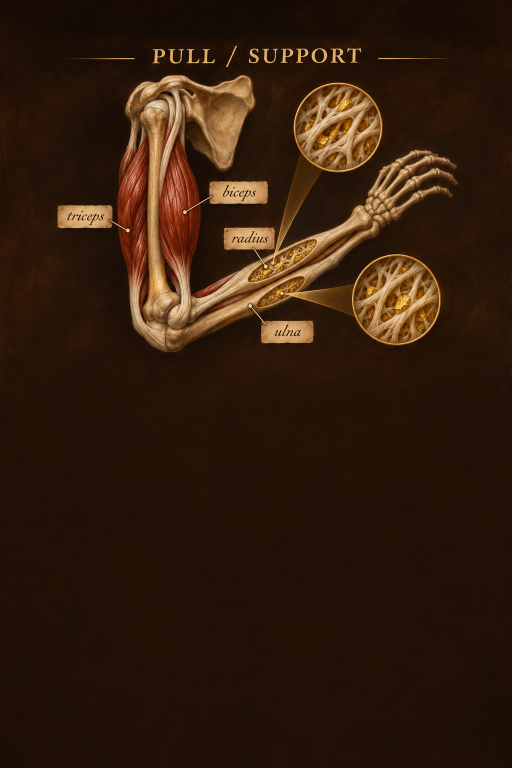
#> input picture projects/anatomy/art-study/farout-macabre/sources/arm-complete.png, 1024 x 1536 px (shown at 1/2 size); the run also reads 1 picture not shown here
$ python produce.py
#> lines starting #> are read from the running program, lines starting #| are printed output that depends on the picture; after the words box and inside, x2 and y2 are one past the last pixel; in counts of white or black regions, pixels touching at a corner belong together
"""Mechanical extraction/registration of selected built-in imagegen artwork.
Run from repository root: uv run --with pillow python projects/anatomy/art-study/farout-macabre/produce.py
No anatomy is drawn by this script. Bounds below were inspected against each atlas.
"""
from pathlib import Path
from PIL import Image,ImageDraw,ImageFilter,ImageEnhance,ImageChops,ImageOps
import json
D=Path(__file__).parent; A=D/'assets';S=D/'sources'; A.mkdir(exist_ok=True)
W,H=1560,3376

# [11 lines left out: function extend, not called in this run]
# Every live surface is blank. This inspected strip has no diagram or text.
ground=Image.open(S/'arm-complete.png').crop((0,900,1024,1536))
blank=Image.new('RGB',(W,H))
#> blank: PIL image 1560x3376 RGB; every value is 0
strip=ground.resize((W,969),Image.Resampling.LANCZOS)
for y in range(0,H,969):blank.paste(ImageOps.flip(strip) if (y//969)%2 else strip,(0,y))
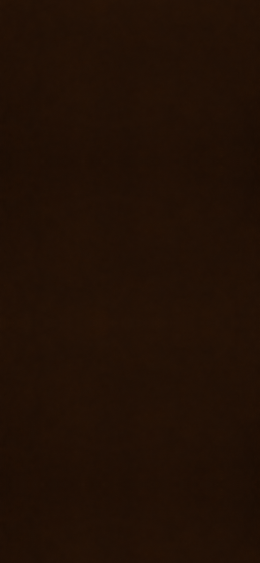
#> blank: PIL image 1560x3376 RGB (shown at 1/6 size); mean R, G, B 33.2, 16.3, 5.6
for name in ['cell','arm','hearing','digestion']:
    blank.save(A/(name+'-background.jpg'),quality=94)
Image.new('RGB',(W,H),'#f5f2e9').save(A/'unillustrated-background.png')
Image.new('RGBA',(400,400)).save(A/'unillustrated-overlay.png')

# Each atlas has independently inspected row boundaries; do not assume equal rows.
rows={'cell':[0,320,635,935,1254],'hearing':[0,315,625,945,1254],'digestion':[0,315,630,935,1254]}
cols={'cell':[0,420,845,1254],'hearing':[0,415,830,1254],'digestion':[0,414,836,1254]}
names={
'cell':['lipids','water','dna','nuclear-envelope','nucleus','cell','muscle-cells','mineral','spare-lipids','pore','tendon','spare-nucleus'],
'hearing':['outer-ear','eardrum','ear-drum','ossicles','conducting-ear','cochlea','hair-cells','sensing-ear','receiving-ear','hearing-pathway','inner-pathway','ears'],
'digestion':['starch','saliva','short-starch','enzymes','glucose','protein-food','amino-acids','fat','bile','fat-droplets','fat-products','spare-enzyme']}
manifest={}
for atlas in names:
    im=Image.open(S/(atlas+'-atlas.png')).convert('RGBA')
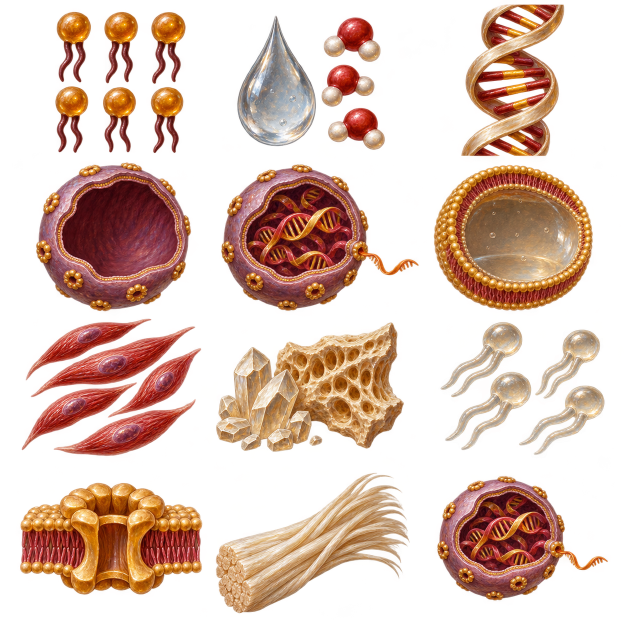
#> input picture projects/anatomy/art-study/farout-macabre/sources/cell-atlas.png, 1254 x 1254 px (shown at 1/2 size)
#> im is the input picture: PIL image 1254x1254 RGBA; mean R, G, B, A 94.8, 58.4, 40.6, 100.2
    for idx,name in enumerate(names[atlas]):
        if name.startswith('spare') or name in ['pore','tendon']:continue
        r,c=divmod(idx,3);box=(cols[atlas][c],rows[atlas][r],cols[atlas][c+1],rows[atlas][r+1])
        part=im.crop(box)
        # Ignore nearly invisible alpha dust when choosing tight bounds. Preserve real alpha edges.
        bbox=part.getchannel('A').point(lambda x:255 if x>40 else 0).getbbox();part=part.crop(bbox)
        maxside=460 if name in ['cell','ears','receiving-ear','inner-pathway'] else 340
        part.thumbnail((maxside,maxside),Image.Resampling.LANCZOS)
        # fixed 480 square cell extent registers the fitted nucleus; other exports crop to geometry.
        size=(480,480) if name=='cell' else (part.width+16,part.height+16)
        out=Image.new('RGBA',size);out.alpha_composite(part,((size[0]-part.width)//2,(size[1]-part.height)//2));out.save(A/(name+'.png'))
        manifest[name]={'atlas':atlas+'-atlas.png','cell_bounds':box,'alpha_bounds':bbox,'export_size':size}
#> this loop made 12 passes
#> bbox on passes 1 to 8: (110, 23, 371, 306), (54, 31, 350, 300), (77, 9, 284, 313), (72, 5, 382, 303), (22, 8, 418, 302), (22, 10, 341, 302), (43, 2, 403, 277), (12, 9, 388, 269)
#> pass 1, `out = Image.new('RGBA', size)`:
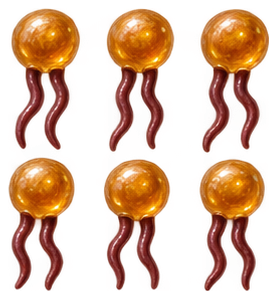
#> saved as lipids.png: PIL image 277x299 RGBA; mean R, G, B, A 103.2, 43.2, 16.5, 93.9; transparent parts drawn white
#> after the loop:
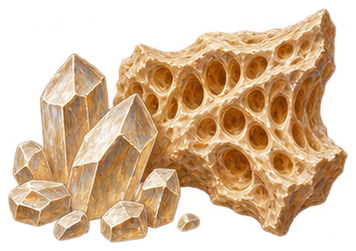
#> out: PIL image 356x251 RGBA; mean R, G, B, A 139.6, 107.2, 68.7, 150.7; transparent parts drawn white
#> after the loop:
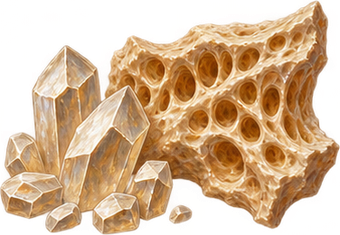
#> part: PIL image 340x235 RGBA; mean R, G, B, A 156.1, 119.9, 76.8, 168.5; transparent parts drawn white
#> after the loop, manifest = 8 items
#> pass 2 of the loop `for atlas in names:`:
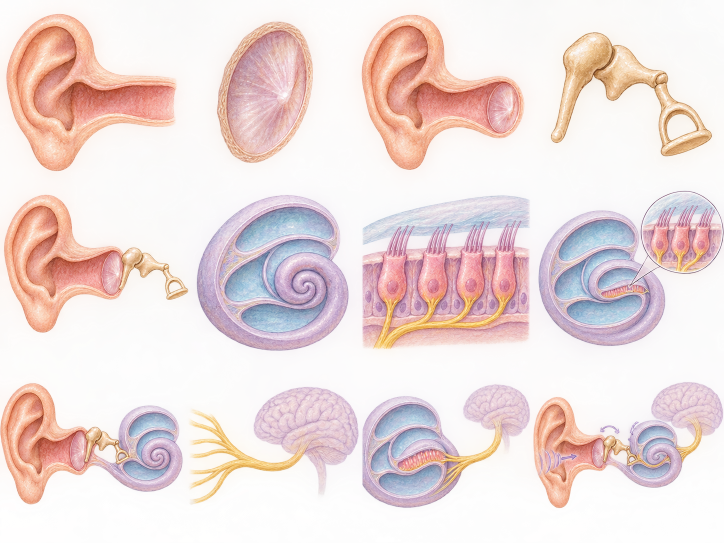
#> input picture projects/anatomy-study/art-study/farout-cozy/sources/hearing-atlas.png, 1448 x 1086 px, found by its file name (shown at 1/2 size)
#> im is the input picture: PIL image 1448x1086 RGBA; mean R, G, B, A 218.9, 195.1, 190.8, 125.1
#> the loop `for idx,name in enumerate(names[atlas]):` made 12 passes
#> bbox on passes 1 to 4: (0, 0, 415, 315), (0, 0, 415, 315), (0, 0, 424, 315), (0, 0, 415, 310)
#> after the loop `for idx,name in enumerate(names[atlas]):`:
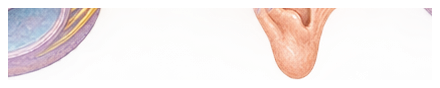
#> out: PIL image 440x88 RGBA; mean R, G, B, A 153.7, 134.1, 127.4, 56.7; transparent parts drawn white
#> after the loop `for idx,name in enumerate(names[atlas]):`:
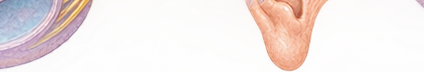
#> part: PIL image 424x72 RGBA; mean R, G, B, A 194.9, 170.1, 161.6, 71.9; transparent parts drawn white
#> after the loop `for idx,name in enumerate(names[atlas]):`: manifest = 20 items
#> pass 3 of the loop `for atlas in names:`:
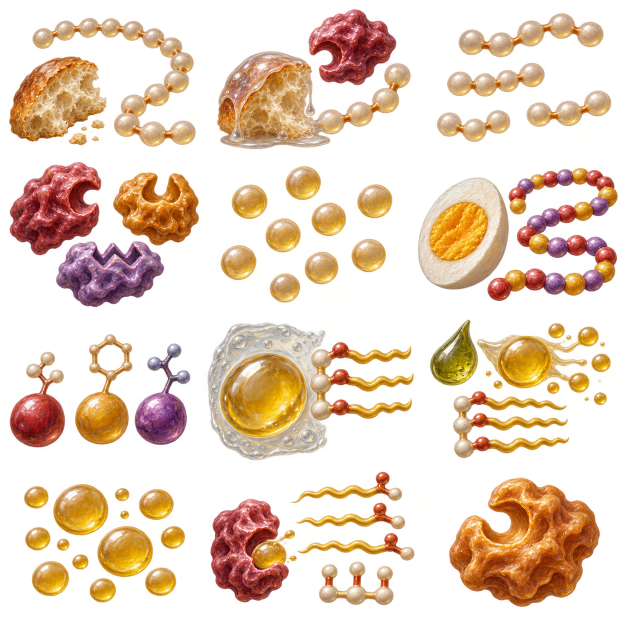
#> input picture projects/anatomy/art-study/farout-macabre/sources/digestion-atlas.png, 1254 x 1254 px (shown at 1/2 size)
#> im is the input picture: PIL image 1254x1254 RGBA; mean R, G, B, A 133.6, 97.2, 47, 90.5
#> the loop `for idx,name in enumerate(names[atlas]):` made 12 passes
#> bbox on passes 1 to 4: (18, 35, 392, 294), (20, 18, 408, 299), (37, 26, 387, 284), (19, 9, 398, 300)
#> pass 1, `out = Image.new('RGBA', size)`:
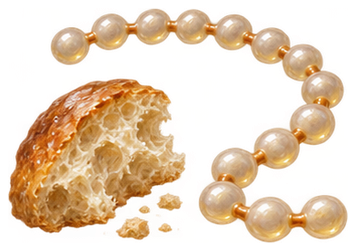
#> saved as starch.png: PIL image 356x251 RGBA; mean R, G, B, A 148.7, 118.3, 70.8, 108.2; transparent parts drawn white
#> after the loop `for idx,name in enumerate(names[atlas]):`:
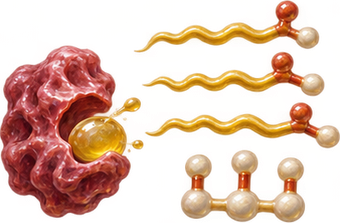
#> part: PIL image 340x223 RGBA; mean R, G, B, A 151, 105.7, 41.2, 99.6; transparent parts drawn white
#> after the loop `for idx,name in enumerate(names[atlas]):`: manifest = 31 items
# Nucleus fits entirely inside the empty cell fluid, on the same 480 square extent.
n=Image.open(A/'nucleus.png');n.thumbnail((220,220),Image.Resampling.LANCZOS)
ov=Image.new('RGBA',(480,480));ov.alpha_composite(n,((480-n.width)//2,(480-n.height)//2));ov.save(A/'cell-nucleus-overlay.png')
Image.new('RGBA',(480,480)).save(A/'cell-unused-overlay.png')
icon=Image.open(A/'nucleus.png');icon.thumbnail((224,224),Image.Resampling.LANCZOS)
heading=Image.new('RGBA',(256,256),'#25160b');heading.alpha_composite(icon,((256-icon.width)//2,(256-icon.height)//2));heading.convert('RGB').save(A/'identity.png')

# One complete arm master. All four fitting masks are registered in that exact master.
arm=Image.open(S/'arm-complete.png').convert('RGB');base=arm.copy()
#> further down, arm is the input picture: PIL image 1024x1536 RGB; mean R, G, B 50.4, 29, 13.2
polygons={
'biceps':[(342,264),(361,301),(384,356),(398,405),(397,462),(387,508),(374,550),(363,579),(349,540),(332,513),(322,475),(318,426),(320,378),(329,321)],
'triceps':[(284,266),(276,294),(252,326),(239,367),(231,409),(235,458),(245,502),(256,541),(267,570),(277,535),(286,483),(293,430),(294,374),(291,323)]}
masks={}
for name,points in polygons.items():
    mask=Image.new('L',arm.size);ImageDraw.Draw(mask).polygon(points,fill=255);mask=mask.filter(ImageFilter.GaussianBlur(1));masks[name]=mask
    # Erase only the detachable flesh. Nearby tendons, origins and insertions remain in base.
    blank=arm.crop((0,900,1024,1536)).resize(arm.size,Image.Resampling.LANCZOS)
    base.paste(blank,(0,0),mask)
#> after the loop, masks = 2 items
for name,ellipse,poly in [
 ('radius-mineral',(595,173,762,338),[(501,548),(524,518),(565,496),(621,482),(628,492),(603,519),(552,550),(514,561)]),
 ('ulna-mineral',(712,518,874,683),[(522,594),(546,574),(582,558),(605,555),(607,566),(580,589),(545,610),(522,613)])]:
    mask=Image.new('L',arm.size);dr=ImageDraw.Draw(mask);dr.ellipse(ellipse,fill=255);dr.polygon(poly,fill=255);mask=mask.filter(ImageFilter.GaussianBlur(1));masks[name]=mask
    # Unmineralized collagen matrix retains texture but loses the luminous mineral coloration.
    matrix=ImageEnhance.Color(arm).enhance(.1);matrix=ImageEnhance.Brightness(matrix).enhance(.62);base.paste(matrix,(0,0),mask)
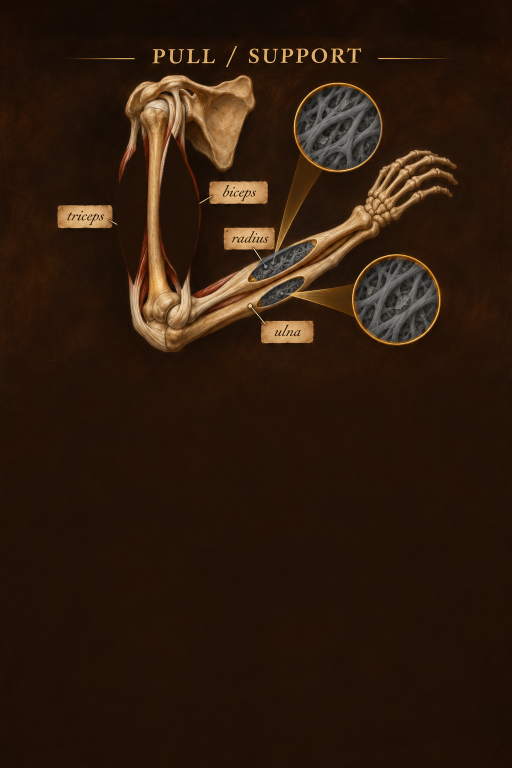
#> base: PIL image 1024x1536 RGB (shown at 1/2 size); mean R, G, B 46.2, 27.1, 13.2
#> after the loop, masks = 4 items
# The old master is now an interactive specimen, never background anatomy.
# Two complementary alpha masks preserve ONE arm while making both receivers
# visibly anatomical. Each includes its tendon/bone and its located detail.
outline=Image.new('L',arm.size);dr=ImageDraw.Draw(outline)
dr.polygon([(252,170),(354,146),(445,168),(501,149),(515,206),(494,269),(477,341),(416,354),(403,490),(423,558),(481,535),(578,478),(650,432),(707,373),(734,328),(807,297),(848,298),(898,337),(916,382),(880,400),(835,397),(788,418),(746,463),(686,507),(641,548),(632,580),(579,614),(515,650),(418,691),(328,710),(286,695),(258,662),(238,591),(221,485),(227,362),(242,284)],fill=255)
dr.polygon([(700,370),(734,315),(796,286),(864,290),(936,336),(936,417),(884,447),(799,450),(739,481)],fill=255)
for box in [(587,165,766,345),(703,509,880,691)]:dr.ellipse(box,fill=255)
for poly in [[(588,288),(545,510),(672,340)],[(560,580),(715,565),(738,655)]]:dr.polygon(poly,fill=255)
for box in [(111,405,234,459),(416,361,538,412),(445,453,550,502),(517,638,630,690)]:dr.rectangle(box,fill=255)
front=Image.new('L',arm.size);ImageDraw.Draw(front).polygon([(313,0),(1024,0),(1024,538),(690,538),(640,560),(500,587),(352,659),(314,605)],fill=255)
fd=ImageDraw.Draw(front)
fd.ellipse((703,509,880,691),fill=0)
fd.polygon([(560,580),(715,565),(738,655)],fill=0)
fd.rectangle((517,638,630,690),fill=0)
front=ImageChops.lighter(front,masks['radius-mineral'])
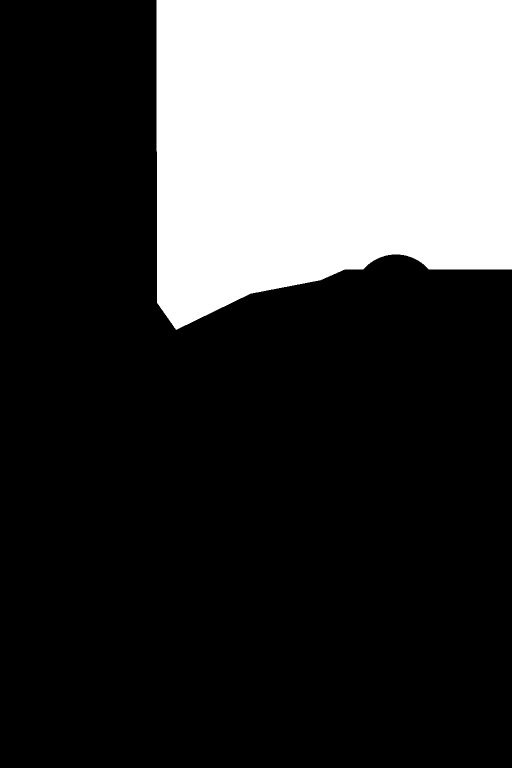
#> front: PIL image 1024x1536 L (shown at 1/2 size); 25.6% white; 1 white region, box (x1, y1, x2, y2) and area: (313, 0, 1024, 660) 401878
front=ImageChops.subtract(front,masks['ulna-mineral'])
front=ImageChops.multiply(outline,front);back=ImageChops.subtract(outline,front)
for name,mask in [('front',front),('back',back)]:
    part=base.convert('RGBA');part.putalpha(mask)
    out=Image.new('RGBA',(W,H));out.alpha_composite(part.resize((W,2340),Image.Resampling.LANCZOS));out.save(A/('arm-'+name+'-base.png'))
#> this loop made 2 passes
#> name on passes 1 to 2: 'front', 'back'
for name,mask in masks.items():
    layer=arm.convert('RGBA');layer.putalpha(mask);out=Image.new('RGBA',(W,H));out.alpha_composite(layer.resize((W,2340),Image.Resampling.LANCZOS));out.save(A/('arm-'+name+'.png'))
#> this loop made 4 passes
manifest['arm_registration']={'source_size':[1024,1536],'scale':1560/1024,'canvas':[W,H],'artwork_center':[780,1688],'muscle_masks':polygons,'bone_windows':'radius and ulna polygons plus their located circular enlargements; retain matrix in base','receivers':'Complementary front/back masks of the single painted arm; all anatomy removed from the background.'}

# Mechanical composition of existing generated parts. No independent per-state
# normalization: a component has exactly the same painted pixels at every step.
def tight(im,pad=8):
#> called with pad = 8
    box=im.getchannel('A').point(lambda v:255 if v>40 else 0).getbbox()
#> box = (140, 147, 369, 328)
    cut=im.crop(box);out=Image.new('RGBA',(cut.width+pad*2,cut.height+pad*2));out.alpha_composite(cut,(pad,pad));return out
def masked(im,mask):
    out=im.copy();out.putalpha(ImageChops.multiply(im.getchannel('A'),mask));return out
def export(name,im,crop=True):
    out=tight(im) if crop else im;out.save(A/(name+'.png'));manifest[name]={'method':'registered composition from selected original raster','export_size':list(out.size)}

# Cell: the water and membrane really are the contents and wall of this bag.
bag=Image.open(A/'cell.png').convert('RGBA')
fluid=Image.new('L',bag.size);ImageDraw.Draw(fluid).ellipse((141,148,367,326),fill=255)
fluid=fluid.filter(ImageFilter.GaussianBlur(1))
export('water',masked(bag,fluid))
wall=ImageChops.invert(fluid)
segments=Image.new('L',bag.size);d=ImageDraw.Draw(segments)
d.polygon([(0,0),(225,0),(225,480),(0,480)],fill=255)
d.polygon([(258,0),(480,0),(480,480),(258,480)],fill=255)
export('lipids',masked(bag,ImageChops.multiply(wall,segments)))
# Match the nucleus fitting and portable nucleus exactly, including envelope
# and DNA; the DNA supply uses the helix at its fitted scale.
envelope=Image.open(A/'nuclear-envelope.png').convert('RGBA');envelope.thumbnail((170,170),Image.Resampling.LANCZOS)
dna=Image.open(A/'dna.png').convert('RGBA');dna.thumbnail((75,115),Image.Resampling.LANCZOS)
nc=Image.new('RGBA',(190,190));nc.alpha_composite(envelope,((190-envelope.width)//2,(190-envelope.height)//2));nc.alpha_composite(dna,((190-dna.width)//2,(190-dna.height)//2))
export('nucleus',nc);export('nuclear-envelope',envelope);export('dna',dna)
nucleus=tight(nc);ov=Image.new('RGBA',bag.size);ov.alpha_composite(nucleus,((480-nucleus.width)//2,(480-nucleus.height)//2));export('cell-nucleus-overlay',ov,False)
export('cell-with-nucleus',Image.alpha_composite(bag,ov),False)

# One additive hearing family. The inspected generated sensing-ear cell owns
# both the cochlea and its located enlargement. Split them once; thereafter
# preserve the exact components and locator through every containing state.
atlas=Image.open(S/'hearing-atlas.png').convert('RGBA')
sensing=atlas.crop((415,625,830,945))
detailmask=Image.new('L',sensing.size);d=ImageDraw.Draw(detailmask)
d.ellipse((0,0,203,200),fill=255)
d.polygon([(163,140),(284,225),(278,238),(190,181)],fill=255)
detail=masked(sensing,detailmask)
# Use the clean loose cochlea instead of leaving a triangular hole where the
# selected master draws its magnification beam. Its pixels persist thereafter.
cochlea=Image.open(A/'cochlea.png').convert('RGBA')
def scaled(im,factor):return im.resize((round(im.width*factor),round(im.height*factor)),Image.Resampling.LANCZOS)
outer=Image.open(A/'outer-ear.png').convert('RGBA');outer=scaled(outer,.78)
drum=Image.open(A/'eardrum.png').convert('RGBA');drum.thumbnail((58,79),Image.Resampling.LANCZOS)
ossicles=Image.open(A/'ossicles.png').convert('RGBA');ossicles.thumbnail((93,70),Image.Resampling.LANCZOS)
pathway=Image.open(A/'hearing-pathway.png').convert('RGBA');pathway=scaled(pathway,.72)
cochlea=scaled(cochlea,.70);detail=scaled(detail,.70)
parts={'outer':(outer,(8,180)),'drum':(drum,(246,282)),'bones':(ossicles,(285,299)),'cochlea':(cochlea,(350,228)),'detail':(detail,(328,175)),'nerve':(pathway,(573,219))}
def hearing(name,keys):
    frame=Image.new('RGBA',(890,480))
    for key in keys:
        im,xy=parts[key];frame.alpha_composite(im,xy)
    export(name,frame)
for name,keys in {
 'outer-ear':['outer'],'eardrum':['drum'],'ear-drum':['outer','drum'],
 'ossicles':['bones'],'conducting-ear':['outer','drum','bones'],
 'cochlea':['cochlea'],'hair-cells':['detail'],
 'sensing-ear':['cochlea','detail'],
 'receiving-ear':['outer','drum','bones','cochlea','detail'],
 'hearing-pathway':['nerve'],'inner-pathway':['cochlea','detail','nerve'],
 'ears':['outer','drum','bones','cochlea','detail','nerve']}.items():hearing(name,keys)
#> this loop made 12 passes
manifest['hearing_registration']={'canvas':[890,480],'component_positions':{k:list(v[1]) for k,v in parts.items()},'rule':'Shared pixels and fixed magnification; alpha-trim changes extent only. Located hair-cell enlargement persists in sensing, receiving, inner-pathway and ears.'}
manifest['cell_registration']={'canvas':[480,480],'fluid_mask_ellipse':[141,148,367,326],'membrane':'Two sections of the same bag wall, using inverse fluid mask and a 33px separation','nucleus':'One 190px envelope/DNA composite; same pixels fitted and portable','source':'cell-atlas.png'}

# Export each independently reviewable arm partial with its registered extent.
for region,muscle,mineral in [('front','biceps','radius-mineral'),('back','triceps','ulna-mineral')]:
    base=Image.open(A/f'arm-{region}-base.png').convert('RGBA')
    ml=Image.open(A/f'arm-{muscle}.png');bl=Image.open(A/f'arm-{mineral}.png')
    for state,layers in [('muscle',[ml]),('mineral',[bl]),('complete',[ml,bl])]:
        out=base.copy()
        for layer in layers:out.alpha_composite(layer)
        export(f'arm-{region}-{state}',out,False)
#> this loop made 3 passes
#> pass 2 of the loop `for region,muscle,mineral in [('front','biceps','radius-mineral'),('ba..`:
#> the loop `for state,layers in [('muscle',[ml]),('mineral',[bl]),('complete',[ml,..` made 3 passes
(D/'extraction.json').write_text(json.dumps(manifest,indent=2)+'\n')

ids=lambda x:'id:'+x
item_icons={ids(k):'assets/'+v+'.png' for k,v in {'prelude-phospholipids':'lipids','prelude-water':'water','opening-dna':'dna','opening-nuclear-envelope':'nuclear-envelope','opening-nucleus':'nucleus','opening-cell':'cell','prelude-myoblasts':'muscle-cells','school-bone-mineral':'mineral','arm-front-tendons':'arm-front-base','arm-back-tendons':'arm-back-base'}.items()}
for k,v in {'Outer ears and canals':'outer-ear','Eardrums':'eardrum','Outer ears with eardrums':'ear-drum','Middle-ear bones':'ossicles','Sound-conducting ears':'conducting-ear','Coiled inner-ear chambers and fluid':'cochlea','Hearing cells with tiny hairs':'hair-cells','Vibration-sensitive inner ears':'sensing-ear','Sound-receiving ears':'receiving-ear','Hearing pathways':'hearing-pathway','Inner ears with hearing pathways':'inner-pathway','Ears':'ears','Starchy food':'starch','Saliva':'saliva','Shorter starch chains':'short-starch','Digestive enzymes':'enzymes','Meal glucose':'glucose','Protein food':'protein-food','Meal amino acids':'amino-acids','Fat food':'fat','Bile':'bile','Small fat droplets':'fat-droplets','Fat digestion products':'fat-products'}.items():item_icons['name:'+k]='assets/'+v+'.png'
positions={ids('prelude-phospholipids'):[400,1630],ids('prelude-water'):[1160,1630],ids('opening-dna'):[400,2310],ids('opening-nuclear-envelope'):[1160,2310],ids('school-bone-mineral'):[1080,1750]}
for items in [['Outer ears and canals','Eardrums','Middle-ear bones','Coiled inner-ear chambers and fluid','Hearing cells with tiny hairs','Hearing pathways'],['Starchy food','Saliva','Digestive enzymes','Protein food','Fat food','Bile']]:
    for idx,k in enumerate(items):positions['name:'+k]=[[300,780,1260][idx%3],1600+int(idx/3)*680]
#> after the loop, positions = 17 items
slots={ids('opening-cell'):{ids('opening-nucleus'):'assets/cell-nucleus-overlay.png',ids('opening-mitochondria'):'assets/cell-unused-overlay.png',ids('school-sugar-carrier'):'assets/cell-unused-overlay.png',ids('school-ribosome'):'assets/cell-unused-overlay.png'},ids('arm-front-tendons'):{ids('school-bone-mineral'):'assets/arm-radius-mineral.png',ids('prelude-myoblasts'):'assets/arm-biceps.png'},ids('arm-back-tendons'):{ids('school-bone-mineral'):'assets/arm-ulna-mineral.png',ids('prelude-myoblasts'):'assets/arm-triceps.png'}}
art={'headingIcon':'assets/identity.png','defaultIcon':'../../placeholder.svg','defaultOverlay':'assets/unillustrated-overlay.png','defaultBackground':'assets/unillustrated-background.png','chapterBackgrounds':{'1':'assets/cell-background.jpg','4':'assets/arm-background.jpg','8':'assets/hearing-background.jpg','18':'assets/digestion-background.jpg'},'itemIcons':item_icons,'slotIcons':slots,'itemPositions':positions,'hotspots':{'4':{ids('arm-front-tendons'):{'center':[780,1688],'icon':'assets/arm-front-base.png','hitbox':{'center':[550,655],'size':[170,490]}},ids('arm-back-tendons'):{'center':[780,1688],'icon':'assets/arm-back-base.png','hitbox':{'center':[397,655],'size':[140,490]}}}}}
(D/'art-map.json').write_text(json.dumps(art,indent=2)+'\n')
